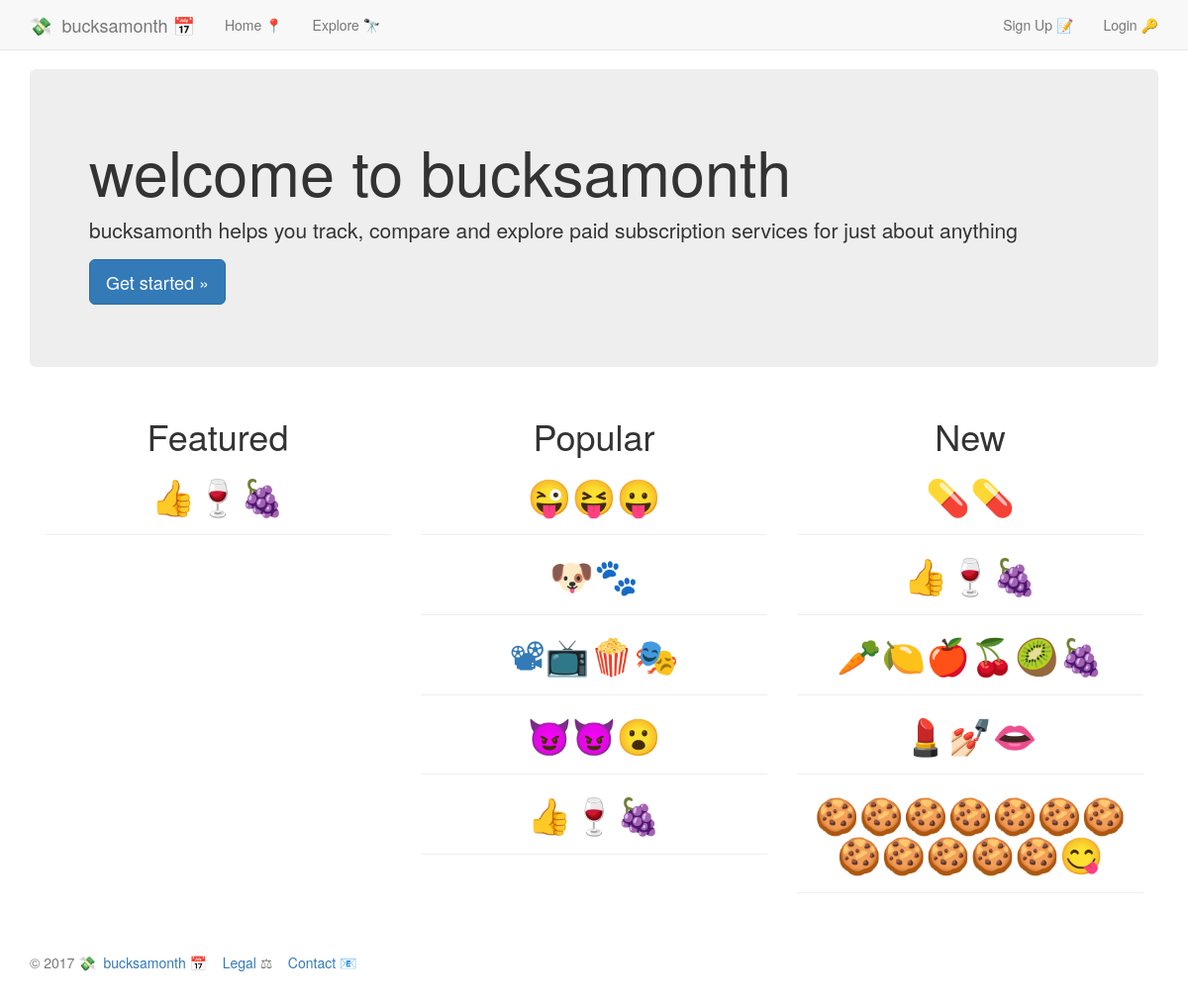
Before: / with the older database file.
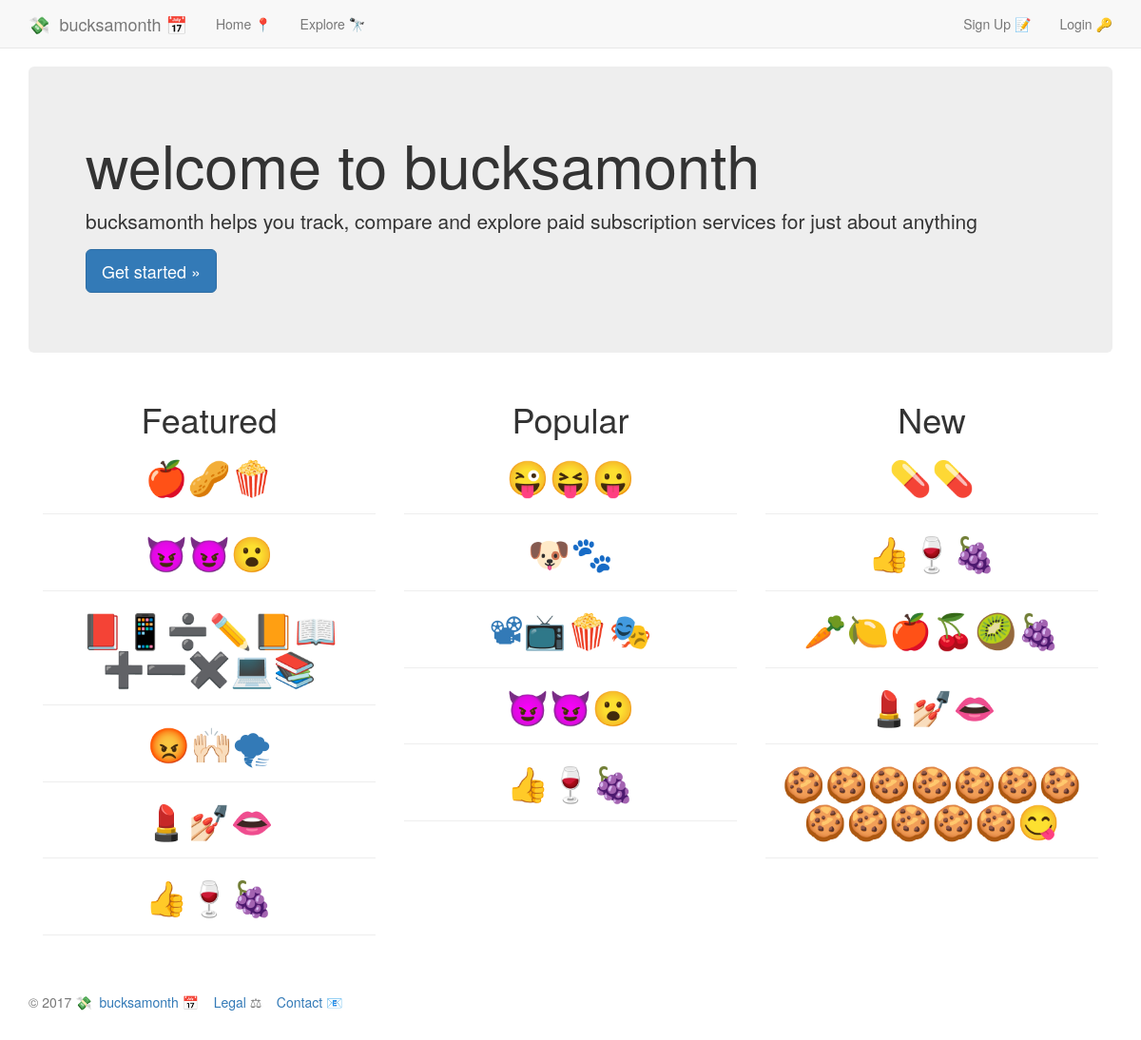
After: the same page with the newer database file.
### services/models.py (models this page shows, shortened)
class Service(models.Model):
	service_name 			= models.CharField(max_length=140)
	url_name 				= models.CharField(max_length=200)
	description_long		= models.CharField(max_length=500, default='')
	description_short		= models.CharField(max_length=140, default='')
	featured				= models.BooleanField(default=False)
	date_created 			= models.DateTimeField(auto_now_add=True)
	bucksamonth 			= models.DecimalField(max_digits=8, decimal_places=2, default=0.00)
	emoji					= models.CharField(max_length=20, default='')
	twitter 				= models.CharField(max_length=100, default='')

### services/views.py (the view)
# urls.py: url(r'^$', HomeView.as_view(), name='home'),
class HomeView(View):
	def get(self, request, *args, **kwargs):
		services = Service.objects.all()
		featured = Service.objects.filter(featured=True)
		popular = Service.objects.annotate(num_users=Count('subscription_service')).order_by('-num_users')[:5]
		new = Service.objects.order_by('-date_created')[:5]
		context = {
			'featured':featured,
			'popular':popular,
			'new':new,
		}
		return render(request, 'services/home.html', context)

### services/templates/services/home.html (shortened to what this page needs)
{% extends 'base.html' %}
{% block content %}
{% include 'nav.html' %}
    <div class="container">
      <div class="jumbotron">
        <h1>welcome to bucksamonth</h1>
        <p>bucksamonth helps you track, compare and explore paid subscription services for just about anything</p>
        <p>
          <a class="btn btn-lg btn-primary" href=
          "{% if user.is_authenticated %}
          {% url 'accounts:profile' %}
          {% else %}
          {% url 'accounts:login' %}
          {% endif %}" role="button">Get started &raquo;</a>
        </p>
      </div>
    </div>
<div class="container">
<div style="text-align:center;" class="col-md-4" >
<h1>Featured</h1>
{% for service in featured %}
<a style="text-decoration: none !important" role="button" data-toggle="collapse" href="#a-popout{{ forloop.counter | slugify }}" aria-expanded="false" aria-controls="a-popout{{ forloop.counter | slugify }}"><h1>
  {{ service.emoji }}</h1>
</a>
<hr>
{% endfor %}
</div>
<div class="col-md-4" style="text-align:center;">
<h1>Popular</h1>
{% for service in popular %}
<a  style="text-decoration: none !important" role="button" data-toggle="collapse" href="#b-popout{{ forloop.counter | slugify }}" aria-expanded="false" aria-controls="b-popout{{ forloop.counter | slugify }}"><h1>
  {{ service.emoji }}</h1>
</a>
<hr>
{% endfor %}
</div>
<div class="col-md-4" style="text-align:center;">
<h1>New</h1>
{% for service in new %}
<a style="text-decoration: none !important" role="button" data-toggle="collapse" href="#c-popout{{ forloop.counter | slugify }}" aria-expanded="false" aria-controls="c-popout{{ forloop.counter | slugify }}"><h1>
  {{ service.emoji }}</h1>
</a>
<hr>
{% endfor %}
</div>
</div>
{% endblock %}

Changed rows visible on the page:
now on this page (row edited): Service: emoji "🍎🥜🍿", shown under "Featured"
now on one of the page's lists (row edited): Service: emoji "😈😈😮"
now on this page (row edited): Service: emoji "📕📱➗✏️📙📖➕➖✖️💻📚", shown under "Featured"
now on this page (row edited): Service: emoji "😡🙌🏻🌪", shown under "Featured"
now on one of the page's lists (row edited): Service: emoji "💄💅🏻👄"
